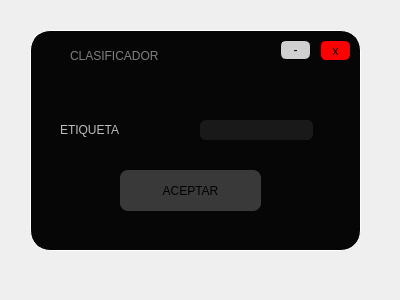
<?xml version="1.0" encoding="UTF-8"?>
<ui version="4.0">
 <class>Form</class>
 <widget class="QWidget" name="Form">
  <property name="geometry">
   <rect>
    <x>0</x>
    <y>0</y>
    <width>400</width>
    <height>300</height>
   </rect>
  </property>
  <property name="windowTitle">
   <string>Form</string>
  </property>
  <widget class="QWidget" name="widget" native="true">
   <property name="geometry">
    <rect>
     <x>30</x>
     <y>30</y>
     <width>331</width>
     <height>221</height>
    </rect>
   </property>
   <property name="styleSheet">
    <string notr="true">QWidget#widget{

background-color: rgb(6, 6, 6);
border-radius:20px;
	gridline-color: rgb(255, 255, 255);
	border-color: rgb(255, 255, 255);
border: 1px solid white;
}</string>
   </property>
   <widget class="QPushButton" name="BAceptar">
    <property name="geometry">
     <rect>
      <x>90</x>
      <y>140</y>
      <width>141</width>
      <height>41</height>
     </rect>
    </property>
    <property name="cursor">
     <cursorShape>PointingHandCursor</cursorShape>
    </property>
    <property name="styleSheet">
     <string notr="true">QPushButton#BAceptar{

background-color: rgb(57, 57, 57);

border-radius:8px;

font: 70 15pt &quot;Rockwell Extra Bold&quot;;
color:black;
}</string>
    </property>
    <property name="text">
     <string>ACEPTAR</string>
    </property>
   </widget>
   <widget class="QLabel" name="label_2">
    <property name="geometry">
     <rect>
      <x>30</x>
      <y>89</y>
      <width>121</width>
      <height>21</height>
     </rect>
    </property>
    <property name="styleSheet">
     <string notr="true">font: 14pt &quot;Lucida Console&quot;;

color: rgb(189, 189, 189);
;
font: 70 15pt &quot;Rockwell Extra Bold&quot;;</string>
    </property>
    <property name="text">
     <string>ETIQUETA</string>
    </property>
   </widget>
   <widget class="QLineEdit" name="lineEdit">
    <property name="geometry">
     <rect>
      <x>170</x>
      <y>90</y>
      <width>113</width>
      <height>20</height>
     </rect>
    </property>
    <property name="styleSheet">
     <string notr="true">background-color: rgb(25, 25, 25);
border-radius:6px;
color: white</string>
    </property>
    <property name="text">
     <string/>
    </property>
   </widget>
   <widget class="QFrame" name="frame_4">
    <property name="geometry">
     <rect>
      <x>10</x>
      <y>10</y>
      <width>311</width>
      <height>31</height>
     </rect>
    </property>
    <property name="styleSheet">
     <string notr="true">QFrame#frame_4{
	background-color: rgb(6, 6, 6);
border-top-left-radius:20px;
border-top-right-radius:20px;



}</string>
    </property>
    <property name="frameShape">
     <enum>QFrame::StyledPanel</enum>
    </property>
    <property name="frameShadow">
     <enum>QFrame::Raised</enum>
    </property>
    <widget class="QPushButton" name="min_3">
     <property name="geometry">
      <rect>
       <x>910</x>
       <y>10</y>
       <width>41</width>
       <height>21</height>
      </rect>
     </property>
     <property name="cursor">
      <cursorShape>PointingHandCursor</cursorShape>
     </property>
     <property name="styleSheet">
      <string notr="true">QPushButton#min_3{
	background-color: rgb(208, 208, 208);
font: 16pt &quot;MS Shell Dlg 2&quot;;
border-radius:6px;
border: 1px solid black;


}</string>
     </property>
     <property name="text">
      <string>-</string>
     </property>
    </widget>
    <widget class="QPushButton" name="cerrar_3">
     <property name="geometry">
      <rect>
       <x>960</x>
       <y>10</y>
       <width>41</width>
       <height>21</height>
      </rect>
     </property>
     <property name="cursor">
      <cursorShape>PointingHandCursor</cursorShape>
     </property>
     <property name="styleSheet">
      <string notr="true">QPushButton#cerrar_3{

background-color: rgb(255, 0, 0);
border-radius:6px;
border: 1px solid black;
font: 11pt &quot;MS Shell Dlg 2&quot;;

}</string>
     </property>
     <property name="text">
      <string>x</string>
     </property>
    </widget>
    <widget class="QLabel" name="label_6">
     <property name="geometry">
      <rect>
       <x>30</x>
       <y>-10</y>
       <width>191</width>
       <height>51</height>
      </rect>
     </property>
     <property name="styleSheet">
      <string notr="true">font: 14pt &quot;Lucida Console&quot;;
color:gray
;
font: 70 10pt &quot;Rockwell Extra Bold&quot;;</string>
     </property>
     <property name="text">
      <string>CLASIFICADOR</string>
     </property>
    </widget>
    <widget class="QLabel" name="label_5">
     <property name="geometry">
      <rect>
       <x>0</x>
       <y>0</y>
       <width>31</width>
       <height>31</height>
      </rect>
     </property>
     <property name="styleSheet">
      <string notr="true">border-image: url(:/Iconos/Icono youtube.png);</string>
     </property>
     <property name="text">
      <string/>
     </property>
    </widget>
    <widget class="QPushButton" name="min_4">
     <property name="geometry">
      <rect>
       <x>240</x>
       <y>0</y>
       <width>31</width>
       <height>20</height>
      </rect>
     </property>
     <property name="cursor">
      <cursorShape>PointingHandCursor</cursorShape>
     </property>
     <property name="styleSheet">
      <string notr="true">QPushButton#min_4{
	background-color: rgb(208, 208, 208);
font: 16pt &quot;MS Shell Dlg 2&quot;;
border-radius:6px;
border: 1px solid black;


}</string>
     </property>
     <property name="text">
      <string>-</string>
     </property>
    </widget>
    <widget class="QPushButton" name="cerrar_4">
     <property name="geometry">
      <rect>
       <x>280</x>
       <y>0</y>
       <width>31</width>
       <height>21</height>
      </rect>
     </property>
     <property name="cursor">
      <cursorShape>PointingHandCursor</cursorShape>
     </property>
     <property name="styleSheet">
      <string notr="true">QPushButton#cerrar_4{

background-color: rgb(255, 0, 0);
border-radius:6px;
border: 1px solid black;
font: 11pt &quot;MS Shell Dlg 2&quot;;

}</string>
     </property>
     <property name="text">
      <string>x</string>
     </property>
    </widget>
   </widget>
  </widget>
 </widget>
 <resources>
  <include location="imagen.qrc"/>
 </resources>
 <connections/>
</ui>
